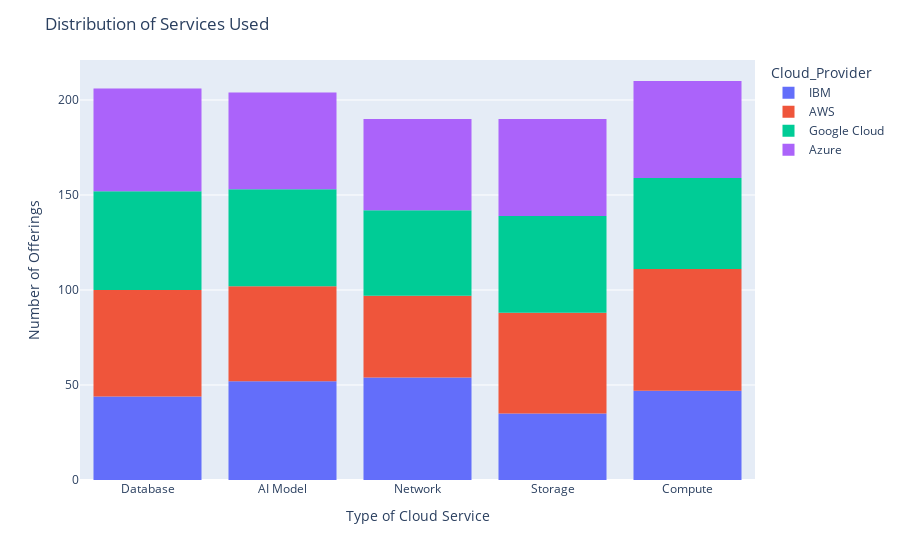

Notebook code for this chart:
### Markdown cell above
### **Comparing Service_Type with Cloud_Provider**

### Code cell
fig = px.histogram(
    df,
    x="Service_Type",
    color="Cloud_Provider"
)

fig.update_layout(title='Distribution of Services Used')
fig.update_xaxes(title_text='Type of Cloud Service')
fig.update_yaxes(title_text='Number of Offerings')
fig.show()

### Figure 1 — Plotly figure (JSON) as saved in the notebook; plotly's stock layout.template omitted (floating-point values rounded to 4 significant figures; data arrays with more than 128 entries replaced by an {"elided": "..."} marker saying what was removed)
{"data": [{"bingroup": "x", "hovertemplate": "Cloud_Provider=IBM<br>Service_Type=%{x}<br>count=%{y}<extra></extra>", "legendgroup": "IBM", "marker": {"color": "#636efa", "pattern": {"shape": ""}}, "name": "IBM", "orientation": "v", "showlegend": true, "type": "histogram", "x": {"elided": "232 str values"}, "xaxis": "x", "yaxis": "y"}, {"bingroup": "x", "hovertemplate": "Cloud_Provider=AWS<br>Service_Type=%{x}<br>count=%{y}<extra></extra>", "legendgroup": "AWS", "marker": {"color": "#EF553B", "pattern": {"shape": ""}}, "name": "AWS", "orientation": "v", "showlegend": true, "type": "histogram", "x": {"elided": "266 str values"}, "xaxis": "x", "yaxis": "y"}, {"bingroup": "x", "hovertemplate": "Cloud_Provider=Google Cloud<br>Service_Type=%{x}<br>count=%{y}<extra></extra>", "legendgroup": "Google Cloud", "marker": {"color": "#00cc96", "pattern": {"shape": ""}}, "name": "Google Cloud", "orientation": "v", "showlegend": true, "type": "histogram", "x": {"elided": "247 str values"}, "xaxis": "x", "yaxis": "y"}, {"bingroup": "x", "hovertemplate": "Cloud_Provider=Azure<br>Service_Type=%{x}<br>count=%{y}<extra></extra>", "legendgroup": "Azure", "marker": {"color": "#ab63fa", "pattern": {"shape": ""}}, "name": "Azure", "orientation": "v", "showlegend": true, "type": "histogram", "x": {"elided": "255 str values"}, "xaxis": "x", "yaxis": "y"}], "layout": {"barmode": "relative", "legend": {"title": {"text": "Cloud_Provider"}, "tracegroupgap": 0}, "margin": {"t": 60}, "title": {"text": "Distribution of Services Used"}, "xaxis": {"anchor": "y", "domain": [0, 1], "title": {"text": "Type of Cloud Service"}}, "yaxis": {"anchor": "x", "domain": [0, 1], "title": {"text": "Number of Offerings"}}}}
